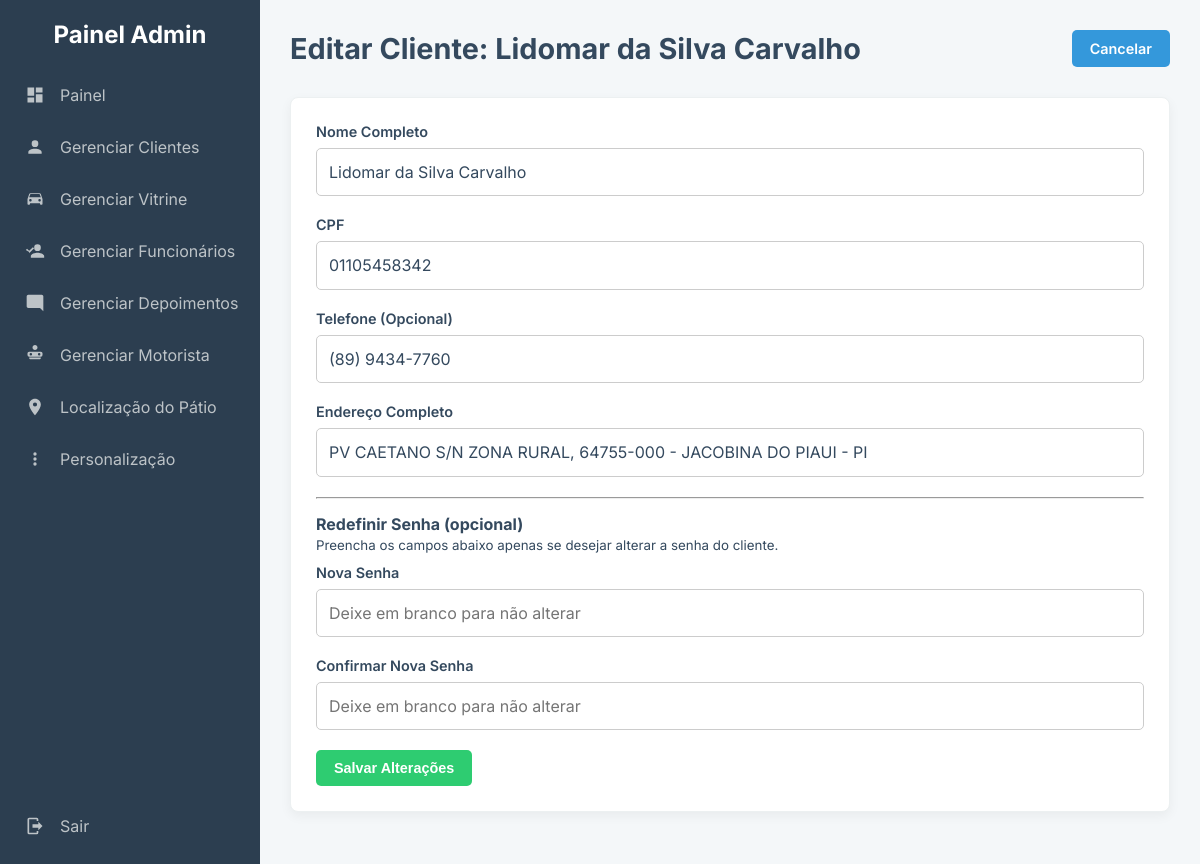
The page /admin/editar_cliente.php?id=17 (signed in) on the database its author committed.
### tables this page shows
CREATE TABLE `usuarios` (
  `id` int(11) NOT NULL,
  `nome` varchar(100) NOT NULL,
  `cpf` varchar(20) NOT NULL,
  `senha` varchar(255) NOT NULL,
  `endereco` varchar(255) DEFAULT NULL,
  `data_cadastro` datetime NOT NULL DEFAULT current_timestamp(),
  `id_admin` int(11) DEFAULT NULL,
  `telefone` varchar(20) DEFAULT NULL
);

### admin/editar_cliente.php (the view, shortened to what this page needs)
<?php
require_once 'db.php';
$id_cliente = $_GET['id'];
include 'admin_header.php';
$sql_busca = "SELECT nome, cpf, endereco, telefone FROM usuarios WHERE id = ?";
$stmt = $conexao->prepare($sql_busca);
$stmt->bind_param("i", $id_cliente);
$stmt->execute();
$cliente = $stmt->get_result()->fetch_assoc();
?>
<head>
</head>
<div class="page-header">
    <h1>Editar Cliente: <?php echo htmlspecialchars($cliente['nome']); ?></h1>
    <a href="gerenciar_clientes.php" class="btn btn-primary">Cancelar</a>
</div>
<div class="card">
    <form action="editar_cliente.php?id=<?php echo $id_cliente; ?>" method="POST">
        <div class="form-group">
            <label for="nome">Nome Completo</label>
            <input type="text" id="nome" name="nome" value="<?php echo htmlspecialchars($cliente['nome']); ?>" required>
        </div>
        <div class="form-group">
            <label for="cpf">CPF</label>
            <input type="text" id="cpf" name="cpf" value="<?php echo htmlspecialchars($cliente['cpf']); ?>" required>
        </div>
        <div class="form-group">
            <label for="telefone">Telefone (Opcional)</label>
            <input type="text" id="telefone" name="telefone" value="<?php echo htmlspecialchars($cliente['telefone'] ?? ''); ?>">
        </div>
        <div class="form-group">
            <label for="endereco">Endereço Completo</label>
            <input type="text" id="endereco" name="endereco" value="<?php echo htmlspecialchars($cliente['endereco'] ?? ''); ?>">
        </div>
        <hr>
        <p style="margin: 15px 0 10px 0;">
            <strong>Redefinir Senha (opcional)</strong><br>
            <small>Preencha os campos abaixo apenas se desejar alterar a senha do cliente.</small>
        </p>
        <div class="form-group">
            <label for="nova_senha">Nova Senha</label>
            <input type="password" id="nova_senha" name="nova_senha" placeholder="Deixe em branco para não alterar">
        </div>
        <div class="form-group">
            <label for="confirmar_senha">Confirmar Nova Senha</label>
            <input type="password" id="confirmar_senha" name="confirmar_senha" placeholder="Deixe em branco para não alterar">
        </div>
        <button type="submit" class="btn btn-success">Salvar Alterações</button>
    </form>
</div>
<?php include 'admin_footer.php'; ?>

### admin/css/admin_style.css (style rules this page uses)
:root { --sidebar-bg: #2c3e50; --content-bg: #f4f7f9; --card-bg: #ffffff; --primary-color: #3498db; --success-color: #2ecc71; --danger-color: #e74c3c; --warning-color: #f39c12; --text-primary: #34495e; --text-secondary: #7f8c8d; --border-color: #ecf0f1; }
* { box-sizing: border-box; margin: 0; padding: 0; }
body { font-family: 'Inter', sans-serif; background-color: var(--content-bg); color: var(--text-primary); font-size: 16px; }
.card { background-color: var(--card-bg); padding: 25px; border-radius: 8px; box-shadow: 0 4px 12px rgba(0,0,0,0.05); border: 1px solid var(--border-color); margin-bottom: 30px; }
.page-header { display: flex; justify-content: space-between; align-items: center; margin-bottom: 30px; flex-wrap: wrap; gap: 15px; }
.page-header h1 { font-size: 1.8em; color: var(--text-primary); margin: 0; }
.btn { padding: 10px 18px; border: none; border-radius: 5px; font-size: 0.9em; font-weight: 600; text-decoration: none; cursor: pointer; color: #fff; display: inline-block; text-align: center; transition: background-color 0.2s, transform 0.1s; white-space: nowrap; }
.btn-primary { background-color: var(--primary-color); }
.btn-success { background-color: var(--success-color); }
.form-group { margin-bottom: 20px; }
.form-group label { display: block; font-weight: 600; margin-bottom: 8px; font-size: 0.9em; color: var(--text-primary); }
.form-group input[type="text"], .form-group input[type="password"], .form-group input[type="email"], .form-group input[type="number"], .form-group input[type="date"], .form-group textarea { width: 100%; padding: 12px; border: 1px solid #ccc; border-radius: 5px; font-size: 1em; font-family: inherit; line-height: 1.4; background-color: #fff; color: var(--text-primary); box-sizing: border-box; }

### rows shown on the page
usuarios: nome "Lidomar da Silva Carvalho", cpf "01105458342", telefone "(89) 9434-7760", endereco "PV CAETANO S/N ZONA RURAL, 64755-000 - JACOBINA DO PIAUI - PI"
